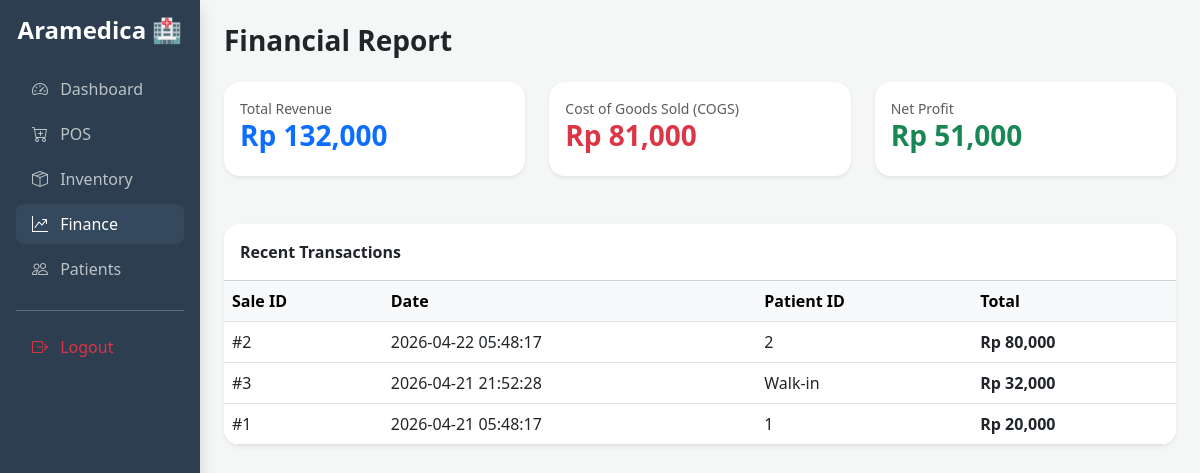
Page /finance (signed in) on the committed database.
### tables this page shows
CREATE TABLE sales (
            id INTEGER PRIMARY KEY AUTOINCREMENT,
            timestamp DATETIME DEFAULT CURRENT_TIMESTAMP,
            patient_id INTEGER,
            total_amount REAL,
            payment_method TEXT,
            FOREIGN KEY(patient_id) REFERENCES patients(id)
        );

### app.py (the view)
@app.route('/finance')
def finance():
    if not session.get('logged_in'): return redirect(url_for('login'))
    with get_db() as conn:
        revenue = conn.execute("SELECT SUM(total_amount) FROM sales").fetchone()[0] or 0
        cogs = conn.execute('''
            SELECT SUM(si.quantity * p.cost)
            FROM sale_items si
            JOIN products p ON si.product_id = p.id
        ''').fetchone()[0] or 0
        profit = revenue - cogs
        recent_sales = conn.execute("SELECT * FROM sales ORDER BY timestamp DESC LIMIT 10").fetchall()
    return render_template('admin/finance.html', revenue=revenue, cogs=cogs, profit=profit, sales=recent_sales)

### app.py (called while the page is built)
def get_db():
    conn = sqlite3.connect(DB_PATH)
    conn.row_factory = sqlite3.Row
    return conn

### templates/admin/finance.html (shortened to what this page needs)
<!DOCTYPE html>
<html lang="id">
<head>
    <link href="https://cdn.jsdelivr.net/npm/bootstrap@5.3.0/dist/css/bootstrap.min.css" rel="stylesheet">
    <link rel="stylesheet" href="https://cdn.jsdelivr.net/npm/bootstrap-icons@1.11.1/font/bootstrap-icons.css">
</head>
<body>
    <div class="container-fluid">
        <div class="row">
            <div class="col-md-2 sidebar p-3 shadow">
                <div class="text-center mb-4">
                    <h4 class="fw-bold">Aramedica 🏥</h4>
                </div>
                <nav class="nav flex-column">
                    <a class="nav-link" href="/dashboard"><i class="bi bi-speedometer2 me-2"></i> Dashboard</a>
                    <a class="nav-link" href="/pos"><i class="bi bi-cart-plus me-2"></i> POS</a>
                    <a class="nav-link" href="/inventory"><i class="bi bi-box-seam me-2"></i> Inventory</a>
                    <a class="nav-link active" href="/finance"><i class="bi bi-graph-up-arrow me-2"></i> Finance</a>
                    <a class="nav-link" href="/patients"><i class="bi bi-people me-2"></i> Patients</a>
                    <hr>
                    <a class="nav-link text-danger" href="/logout"><i class="bi bi-box-arrow-right me-2"></i> Logout</a>
                </nav>
            </div>
            <div class="col-md-10 p-4">
                <h3 class="fw-bold mb-4">Financial Report</h3>
                <div class="row g-4 mb-5">
                    <div class="col-md-4">
                        <div class="card border-0 shadow-sm rounded-4 p-3">
                            <div class="text-muted small">Total Revenue</div>
                            <h3 class="fw-bold text-primary">Rp {{ "{:,.0f}".format(revenue) }}</h3>
                        </div>
                    </div>
                    <div class="col-md-4">
                        <div class="card border-0 shadow-sm rounded-4 p-3">
                            <div class="text-muted small">Cost of Goods Sold (COGS)</div>
                            <h3 class="fw-bold text-danger">Rp {{ "{:,.0f}".format(cogs) }}</h3>
                        </div>
                    </div>
                    <div class="col-md-4">
                        <div class="card border-0 shadow-sm rounded-4 p-3">
                            <div class="text-muted small">Net Profit</div>
                            <h3 class="fw-bold text-success">Rp {{ "{:,.0f}".format(profit) }}</h3>
                        </div>
                    </div>
                </div>
                <div class="card shadow-sm border-0 rounded-4 overflow-hidden">
                    <div class="card-header bg-white fw-bold py-3">Recent Transactions</div>
                    <div class="table-responsive">
                        <table class="table table-hover mb-0">
                            <thead class="table-light">
                                <tr>
                                    <th>Sale ID</th>
                                    <th>Date</th>
                                    <th>Patient ID</th>
                                    <th>Total</th>
                                </tr>
                            </thead>
                            <tbody>
                                {% for s in sales %}
                                <tr>
                                    <td>#{{ s.id }}</td>
                                    <td>{{ s.timestamp }}</td>
                                    <td>{{ s.patient_id or 'Walk-in' }}</td>
                                    <td class="fw-bold">Rp {{ "{:,.0f}".format(s.total_amount) }}</td>
                                </tr>
                                {% endfor %}
                            </tbody>
                        </table>
                    </div>
                </div>
            </div>
        </div>
    </div>
</body>
</html>

### templates/admin/finance.html (style rules this page uses)
body { background-color: #f4f7f6; }
.sidebar { min-height: 100vh; background: #2c3e50; color: white; }
.sidebar .nav-link { color: #bdc3c7; transition: 0.3s; border-radius: 8px; margin-bottom: 5px; }
.sidebar .nav-link:hover, .sidebar .nav-link.active { background: #34495e; color: white; }

### rows in the picture
sales: id "2", timestamp "2026-04-22 05:48:17", patient "2", total_amount "80,000"
sales: id "3", timestamp "2026-04-21 21:52:28", patient_id "Walk-in", total_amount "32,000"
sales: id "1", timestamp "2026-04-21 05:48:17", patient "1", total_amount "20,000"

### other values in the picture
{{ "{:,.0f}".format(revenue) }} "132,000"
{{ "{:,.0f}".format(cogs) }} "81,000"
{{ "{:,.0f}".format(profit) }} "51,000"
